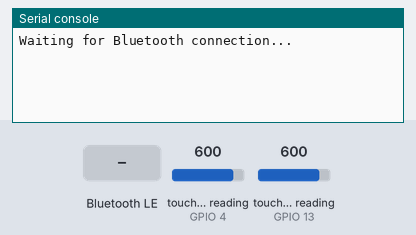
Recording of a program running on a simulated ESP32 board running MicroPython. Parts: the last lines printed to the serial console. Inputs (shaded band) come from the test bench; at power-on: touch-pad reading (sensors on GPIO 4, GPIO 13) 600. Nothing arrives over Bluetooth unless stated; files that are not in the repository are absent.

Above: at 1.2 s.
1.3 s: "1" written over Bluetooth
At 2.6 s:
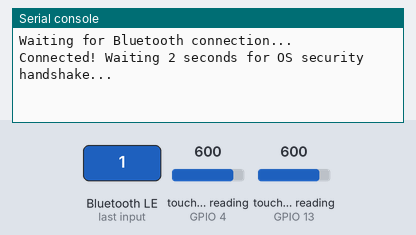
4.3 s: touch-pad reading (sensor on GPIO 4) set to 63
At 5.1 s:
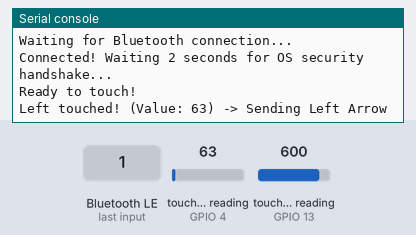

Measured:
- after the input at 1.3 s, the serial console: prints a new line at once (image 1)
- after the input at 4.3 s, the serial console: prints a new line at once (image 2)

The program:

example_kb.py
```python
from ble_keyboard import BLEKeyboard
from machine import Pin, TouchPad
import time

# 1. Initialize the Bluetooth Keyboard
kb = BLEKeyboard("ESP32KB") # Naem should be less then 10 characters

# 2. Initialize Touch Pins
# We use GPIO 4 and GPIO 13 as they are safe to use on almost all ESP32 boards
touch_left = TouchPad(Pin(4))
touch_right = TouchPad(Pin(13))

# 3. Set the Touch Threshold
# Un-touched pins usually read around 500-800.
# Touched pins usually drop below 300.
# You may need to tweak this number depending on if you use wires vs bare pins!
THRESHOLD = 500

print("Waiting for Bluetooth connection...")
connection_ready = False

while True:
    if kb.is_connected():
        if not connection_ready:
            print("Connected! Waiting 2 seconds for OS security handshake...")
            time.sleep(2)
            print("Ready to touch!")
            connection_ready = True

        try:
            # Read the current capacitance values
            val_left = touch_left.read()
            val_right = touch_right.read()
            #print(val_left)
            #print(val_right)

            # Check Left Touch (GPIO 4)
            if val_left < THRESHOLD:
                print(f"Left touched! (Value: {val_left}) -> Sending Left Arrow")
                kb.type_text("C")

                # CRITICAL: Wait for the user to let go of the wire
                while touch_left.read() < THRESHOLD:
                    time.sleep_ms(20)
                time.sleep_ms(100) # Debounce after release

            # Check Right Touch (GPIO 13)
            elif val_right < THRESHOLD:
                print(f"Right touched! (Value: {val_right}) -> Sending Right Arrow")
                kb.type_text("Z")

                # CRITICAL: Wait for the user to let go of the wire
                while touch_right.read() < THRESHOLD:
                    time.sleep_ms(20)
                time.sleep_ms(100) # Debounce after release

        except ValueError:
            # Sometimes touch pins throw a quick ValueError if there is static interference
            pass

    else:
        connection_ready = False

    time.sleep_ms(50)
```

ble_keyboard.py
```python
import bluetooth, struct, time, json

_K = {
    'a':(4,0),'b':(5,0),'c':(6,0),'d':(7,0),'e':(8,0),'f':(9,0),'g':(10,0),'h':(11,0),'i':(12,0),
    'j':(13,0),'k':(14,0),'l':(15,0),'m':(16,0),'n':(17,0),'o':(18,0),'p':(19,0),'q':(20,0),
    'r':(21,0),'s':(22,0),'t':(23,0),'u':(24,0),'v':(25,0),'w':(26,0),'x':(27,0),'y':(28,0),'z':(29,0),
    'A':(4,2),'B':(5,2),'C':(6,2),'D':(7,2),'E':(8,2),'F':(9,2),'G':(10,2),'H':(11,2),'I':(12,2),
    'J':(13,2),'K':(14,2),'L':(15,2),'M':(16,2),'N':(17,2),'O':(18,2),'P':(19,2),'Q':(20,2),
    'R':(21,2),'S':(22,2),'T':(23,2),'U':(24,2),'V':(25,2),'W':(26,2),'X':(27,2),'Y':(28,2),'Z':(29,2),
    '1':(30,0),'2':(31,0),'3':(32,0),'4':(33,0),'5':(34,0),'6':(35,0),'7':(36,0),'8':(37,0),'9':(38,0),'0':(39,0),
    '!':(30,2),'@':(31,2),'#':(32,2),'$':(33,2),'%':(34,2),'^':(35,2),'&':(36,2),'*':(37,2),'(':(38,2),')':(39,2),
    '\n':(40,0),'\b':(42,0),'\t':(43,0),' ':(44,0),'-':(45,0),'=':(46,0),'[':(47,0),']':(48,0),
    '\\':(49,0),';':(51,0),"'":(52,0),'`':(53,0),',':(54,0),'.':(55,0),'/':(56,0),
    '_':(45,2),'+':(46,2),'{':(47,2),'}':(48,2),'|':(49,2),':':(51,2),'"':(52,2),'~':(53,2),
    '<':(54,2),'>':(55,2),'?':(56,2)
}

_HID_MAP = bytes([
    0x05, 0x01, 0x09, 0x06, 0xA1, 0x01, 0x85, 0x01, 0x05, 0x07,
    0x19, 0xE0, 0x29, 0xE7, 0x15, 0x00, 0x25, 0x01, 0x75, 0x01,
    0x95, 0x08, 0x81, 0x02, 0x95, 0x01, 0x75, 0x08, 0x81, 0x01,
    0x95, 0x06, 0x75, 0x08, 0x15, 0x00, 0x25, 0x65, 0x19, 0x00,
    0x29, 0x65, 0x81, 0x00, 0xC0
])

class BLEKeyboard:
    def __init__(self, name="ESP32_KB"):
        self._ble = bluetooth.BLE()
        self._ble.active(True)
        self._ble.irq(self._irq)
        self._connected = False
        self._conn_handle = None

        # Load any saved pairing keys from previous sessions
        self._secrets = {}
        try:
            with open('ble_secrets.json', 'r') as f:
                saved = json.load(f)
                for k, v in saved.items():
                    self._secrets[k] = bytes(v) if v else None
        except:
            pass

        # Windows/Mac strict bonding requirement
        try:
            self._ble.config(gap_name=name, io=3, bond=True, le_secure=True)
        except:
            self._ble.config(gap_name=name)

        F_R = bluetooth.FLAG_READ
        F_R_N = bluetooth.FLAG_READ | bluetooth.FLAG_NOTIFY
        F_R_W = bluetooth.FLAG_READ | bluetooth.FLAG_WRITE

        bat_service = (bluetooth.UUID(0x180F), ((bluetooth.UUID(0x2A19), F_R_N),))
        dev_info = (bluetooth.UUID(0x180A), ((bluetooth.UUID(0x2A50), F_R),))
        hid_service = (bluetooth.UUID(0x1812), (
            (bluetooth.UUID(0x2A4A), F_R), (bluetooth.UUID(0x2A4B), F_R),
            (bluetooth.UUID(0x2A4D), F_R_N, ((bluetooth.UUID(0x2908), F_R),)),
            (bluetooth.UUID(0x2A4E), F_R_W),
        ))

        services = self._ble.gatts_register_services((bat_service, dev_info, hid_service))

        self._h_bat = services[0][0]
        self._ble.gatts_write(self._h_bat, b"\x64")
        self._h_pnp = services[1][0]
        self._ble.gatts_write(self._h_pnp, b"\x02\x5e\x04\x01\x00\x00\x01")

        self._h_info, self._h_map, self._h_rep, self._h_rep_ref, self._h_proto = services[2]
        self._ble.gatts_write(self._h_info, b"\x11\x01\x00\x02")
        self._ble.gatts_write(self._h_map, _HID_MAP)
        self._ble.gatts_write(self._h_rep_ref, bytes([1, 1]))
        self._ble.gatts_write(self._h_proto, b"\x01")

        # Buffer to prevent keyboard typing crashes
        self._ble.gatts_set_buffer(self._h_rep, 20, True)

        adv = bytearray()
        adv.extend(b"\x02\x01\x06")
        adv.extend(b"\x03\x19\xc1\x03")
        adv.extend(b"\x05\x03\x12\x18\x0f\x18")
        adv.extend(bytes([len(name) + 1, 0x09]) + name.encode())
        self._adv_payload = bytes(adv)
        self._advertise()

    def _irq(self, event, data):
        if event == 1: # _IRQ_CENTRAL_CONNECT
            self._conn_handle, _, _ = data
            self._connected = True

        elif event == 2: # _IRQ_CENTRAL_DISCONNECT
            self._connected = False
            self._conn_handle = None
            self._advertise()

        elif event == 15: # _IRQ_ENCRYPTION_UPDATE
            pass # Windows reconnecting

        elif event == 17: # _IRQ_PASSKEY_ACTION
            try: self._ble.gap_passkey(data[0], data[1], 1)
            except: pass

        elif event == 29: # _IRQ_GET_SECRET (OS is asking for our saved keys)
            sec_type, index, key = data
            return self._secrets.get(f"{sec_type}_{index}_{key}", None)

        elif event == 30: # _IRQ_SET_SECRET (OS is giving us keys to save)
            sec_type, key, value = data
            self._secrets[f"{sec_type}_{0}_{key}"] = value
            # Save dictionary to flash memory so it survives reboots
            try:
                save_dict = {k: list(v) if v else None for k, v in self._secrets.items()}
                with open('ble_secrets.json', 'w') as f:
                    json.dump(save_dict, f)
            except:
                pass
            return True

    def _advertise(self):
        self._ble.gap_advertise(100_000, self._adv_payload)

    def is_connected(self):
        return self._connected

    def _send(self, payload):
        conn = self._conn_handle
        if not self._connected or conn is None:
            return

        for _ in range(10):
            try:
                self._ble.gatts_notify(conn, self._h_rep, payload)
                return
            except OSError as e:
                if e.args[0] == 12: time.sleep_ms(20)
                else: return

    def send_raw(self, keycode, modifier=0):
        self._send(struct.pack("8B", modifier, 0, keycode, 0, 0, 0, 0, 0))
        time.sleep_ms(15)
        self._send(b"\x00" * 8)
        time.sleep_ms(15)

    def enter(self): self.send_raw(0x28)
    def esc(self): self.send_raw(0x29)
    def backspace(self): self.send_raw(0x2A)
    def tab(self): self.send_raw(0x2B)
    def space(self): self.send_raw(0x2C)
    def arrow_right(self): self.send_raw(0x4F)
    def arrow_left(self): self.send_raw(0x50)
    def arrow_down(self): self.send_raw(0x51)
    def arrow_up(self): self.send_raw(0x52)
    def ctrl_c(self): self.send_raw(0x06, modifier=0x01)
    def ctrl_v(self): self.send_raw(0x19, modifier=0x01)
    def ctrl_z(self): self.send_raw(0x1D, modifier=0x01)
    def win(self): self.send_raw(0x00, modifier=0x08)
    def win_d(self): self.send_raw(0x07, modifier=0x08)

    def type_text(self, text):
        for c in text:
            if c == '\n':
                self.enter()
            elif c in _K:
                self.send_raw(_K[c][0], modifier=_K[c][1])
            time.sleep_ms(20)
```
